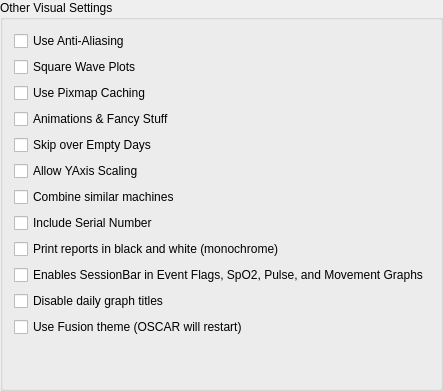
                 <widget class="QGroupBox" name="groupBox_2">
                  <property name="sizePolicy">
                   <sizepolicy hsizetype="Preferred" vsizetype="Minimum">
                    <horstretch>0</horstretch>
                    <verstretch>0</verstretch>
                   </sizepolicy>
                  </property>
                  <property name="title">
                   <string>Other Visual Settings</string>
                  </property>
                  <layout class="QVBoxLayout" name="verticalLayout_7">
                   <item>
                    <widget class="QCheckBox" name="useAntiAliasing">
                     <property name="toolTip">
                      <string>Anti-Aliasing applies smoothing to graph plots.. 
Certain plots look more attractive with this on. 
This also affects printed reports.

Try it and see if you like it.</string>
                     </property>
                     <property name="text">
                      <string>Use Anti-Aliasing</string>
                     </property>
                    </widget>
                   </item>
                   <item>
                    <widget class="QCheckBox" name="useSquareWavePlots">
                     <property name="toolTip">
                      <string>Makes certain plots look more &quot;square waved&quot;.</string>
                     </property>
                     <property name="text">
                      <string>Square Wave Plots</string>
                     </property>
                    </widget>
                   </item>
                   <item>
                    <widget class="QCheckBox" name="usePixmapCaching">
                     <property name="visible">
                      <bool>false</bool>
                     </property>
                     <property name="toolTip">
                      <string>Pixmap caching is an graphics acceleration technique. May cause problems with font drawing in graph display area on your platform.</string>
                     </property>
                     <property name="text">
                      <string>Use Pixmap Caching</string>
                     </property>
                    </widget>
                   </item>
                   <item>
                    <widget class="QCheckBox" name="animationsAndTransitionsCheckbox">
                     <property name="toolTip">
                      <string>&lt;html&gt;&lt;head/&gt;&lt;body&gt;&lt;p&gt;These features have recently been pruned. They will come back later. &lt;/p&gt;&lt;/body&gt;&lt;/html&gt;</string>
                     </property>
                     <property name="text">
                      <string>Animations &amp;&amp; Fancy Stuff</string>
                     </property>
                    </widget>
                   </item>
                   <item>
                    <widget class="QCheckBox" name="skipEmptyDays">
                     <property name="toolTip">
                      <string>Daily view navigation buttons will skip over days without data records</string>
                     </property>
                     <property name="text">
                      <string>Skip over Empty Days</string>
                     </property>
                    </widget>
                   </item>
                   <item>
                    <widget class="QCheckBox" name="allowYAxisScaling">
                     <property name="toolTip">
                      <string>Whether to allow changing yAxis scales by double clicking on yAxis labels</string>
                     </property>
                     <property name="text">
                      <string>Allow YAxis Scaling</string>
                     </property>
                    </widget>
                   </item>
                   <item>
                    <widget class="QCheckBox" name="combineSimilarMachines">
                     <property name="toolTip">
                      <string>Combine machines with same capabilities in Changes to Device Settings report</string>
                     </property>
                     <property name="text">
                      <string>Combine similar machines</string>
                     </property>
                    </widget>
                   </item>
                   <item>
                    <widget class="QCheckBox" name="includeSerial">
                     <property name="toolTip">
                      <string>Whether to include device serial number on device settings changes report</string>
                     </property>
                     <property name="text">
                      <string>Include Serial Number</string>
                     </property>
                    </widget>
                   </item>
                   <item>
                    <widget class="QCheckBox" name="monochromePrinting">
                     <property name="toolTip">
                      <string>Print reports in black and white, which can be more legible on non-color printers</string>
                     </property>
                     <property name="text">
                      <string>Print reports in black and white (monochrome)</string>
                     </property>
                    </widget>
                   </item>
                   <item>
                    <widget class="QCheckBox" name="eventFlagSessionBar">
                     <property name="toolTip">
                      <string>For multiple sessions, displays a thin gray bar for each session at the top of the Event Flags, SpO2, Pulse, and Movement graphs.</string>
                     </property>
                     <property name="text">
                      <string>Enables SessionBar in Event Flags, SpO2, Pulse, and Movement Graphs</string>
                     </property>
                    </widget>
                   </item>
                   <item>
                    <widget class="QCheckBox" name="disableDailyGraphTitles">
                     <property name="toolTip">
                      <string>Needed for high Resolution displays where title overwrites labels</string>
                     </property>
                     <property name="text">
                      <string>Disable daily graph titles</string>
                     </property>
                    </widget>
                   </item>

                   <item>
                    <widget class="QCheckBox" name="useFusionTheme">
                     <property name="toolTip">
                      <string>Use Qt's Fusion theme instead of the platform-native theme.
Provides a consistent look across platforms.
OSCAR will restart when you click OK.</string>
                     </property>
                     <property name="text">
                      <string>Use Fusion theme (OSCAR will restart)</string>
                     </property>
                    </widget>
                   </item>
                   <item>
                    <spacer name="verticalSpacer">
                     <property name="orientation">
                      <enum>Qt::Vertical</enum>
                     </property>
                     <property name="sizeHint" stdset="0">
                      <size>
                       <width>20</width>
                       <height>40</height>
                      </size>
                     </property>
                    </spacer>
                   </item>
                  </layout>
                 </widget>
